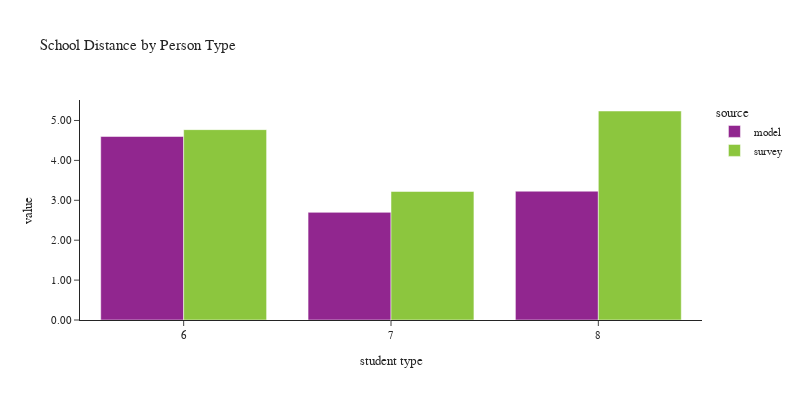

This figure's notebook cell:
### Code cell
plot_school_location(df_students[df_students['pptyp'].isin([6,7,8])], 
                     'pptyp', 'Person Type', 'student type')

### Figure 1 — Plotly figure (JSON) as saved in the notebook; plotly's stock layout.template omitted (floating-point values rounded to 4 significant figures)
{"data": [{"alignmentgroup": "True", "customdata": [[12958], [53463], [4878]], "hovertemplate": "source=model<br>pptyp=%{x}<br>value=%{y}<br>sample count=%{customdata[0]}<extra></extra>", "legendgroup": "model", "marker": {"color": "#91268F", "pattern": {"shape": ""}}, "name": "model", "offsetgroup": "model", "orientation": "v", "showlegend": true, "textposition": "auto", "type": "bar", "x": [6, 7, 8], "xaxis": "x", "y": [4.599, 2.697, 3.228], "yaxis": "y"}, {"alignmentgroup": "True", "customdata": [[48], [498], [127]], "hovertemplate": "source=survey<br>pptyp=%{x}<br>value=%{y}<br>sample count=%{customdata[0]}<extra></extra>", "legendgroup": "survey", "marker": {"color": "#8CC63E", "pattern": {"shape": ""}}, "name": "survey", "offsetgroup": "survey", "orientation": "v", "showlegend": true, "textposition": "auto", "type": "bar", "x": [6, 7, 8], "xaxis": "x", "y": [4.77, 3.221, 5.238], "yaxis": "y"}], "layout": {"barmode": "group", "font": {"size": 11}, "height": 400, "legend": {"title": {"text": "source"}, "tracegroupgap": 0}, "title": {"text": "School Distance by Person Type"}, "width": 800, "xaxis": {"anchor": "y", "domain": [0.0, 1.0], "title": {"text": "student type"}}, "yaxis": {"anchor": "x", "domain": [0.0, 1.0], "tickformat": ".2f", "title": {"text": "value"}}}}
